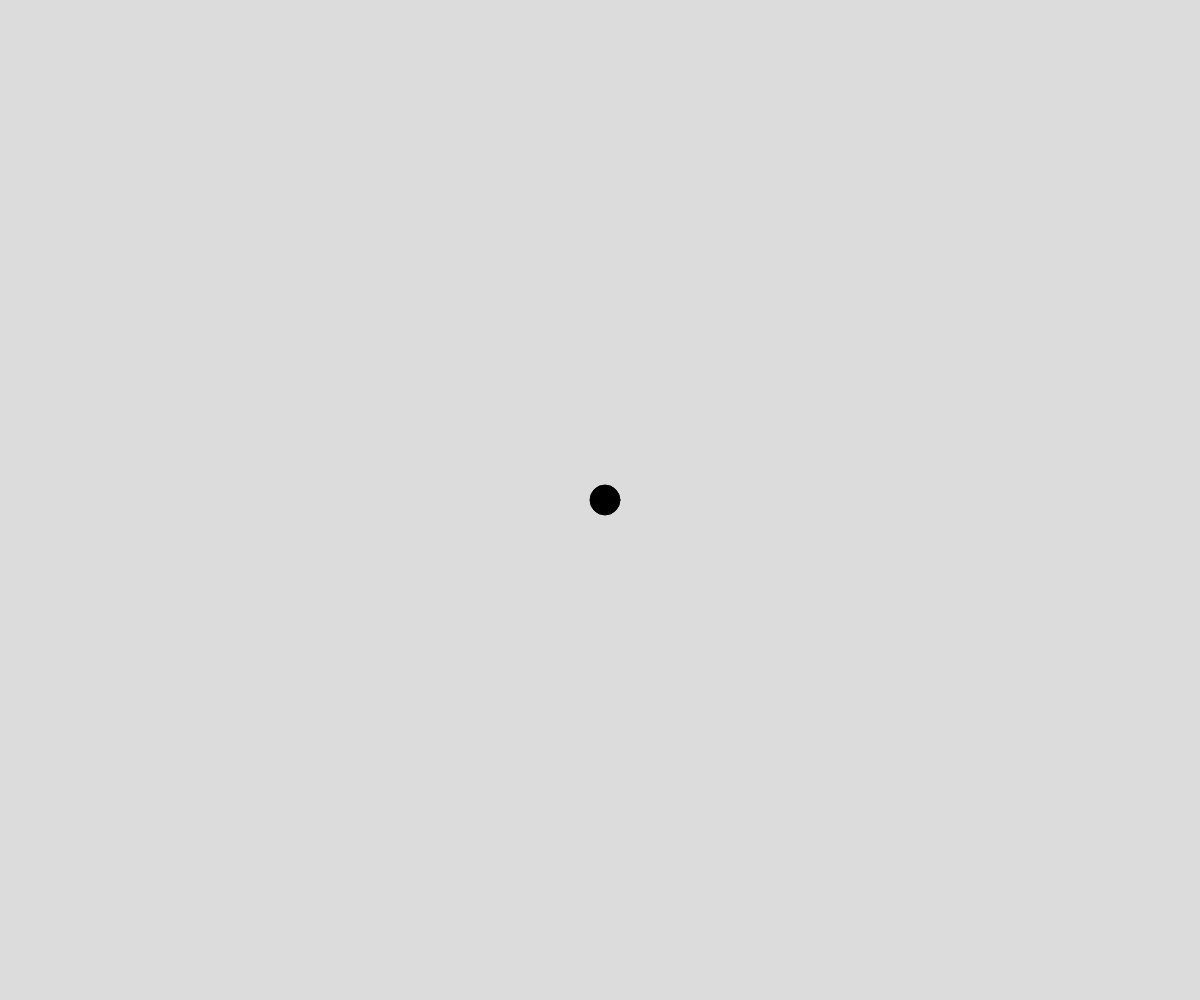
Frame 1 (no input)
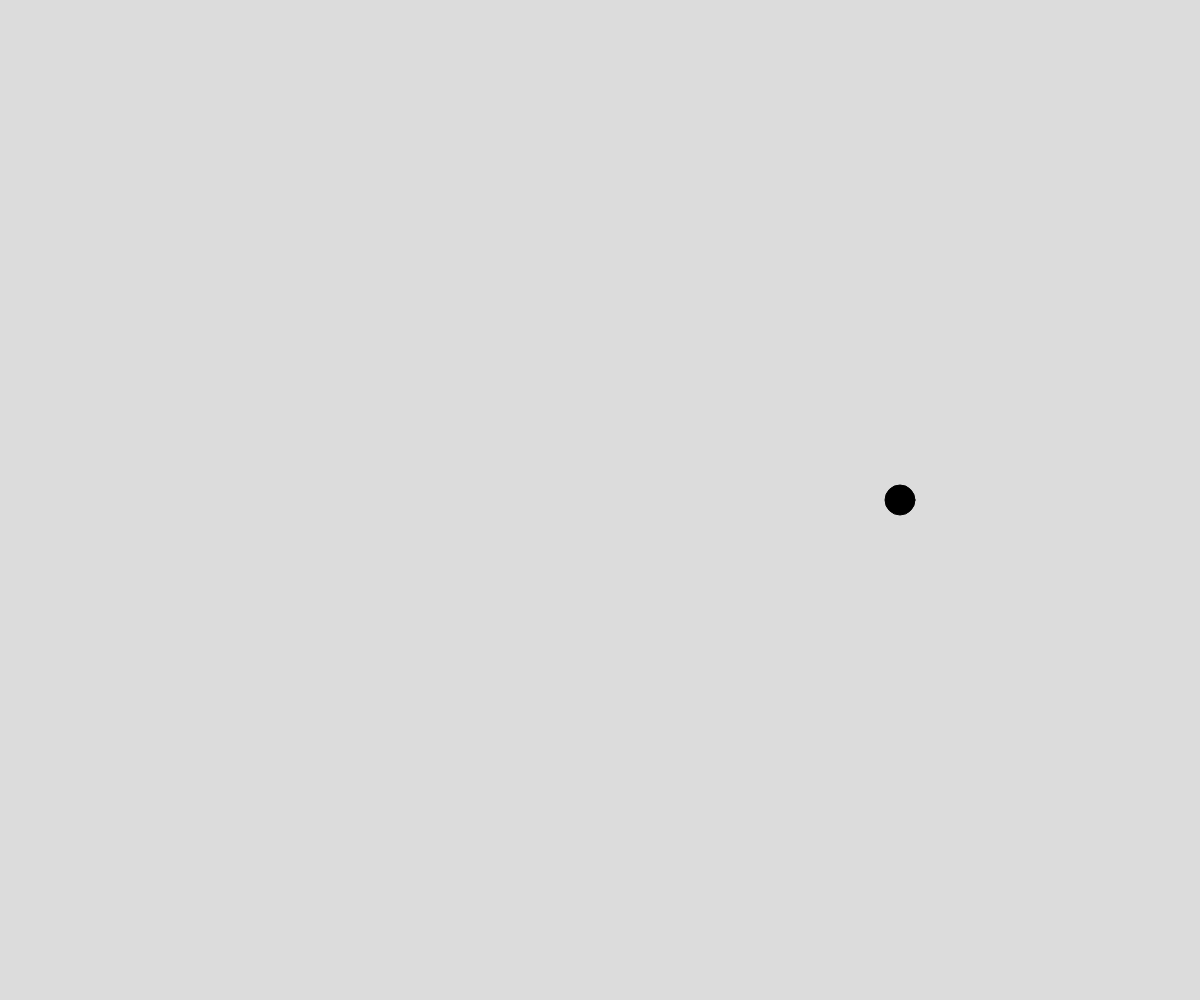
Frame 60 (no input)
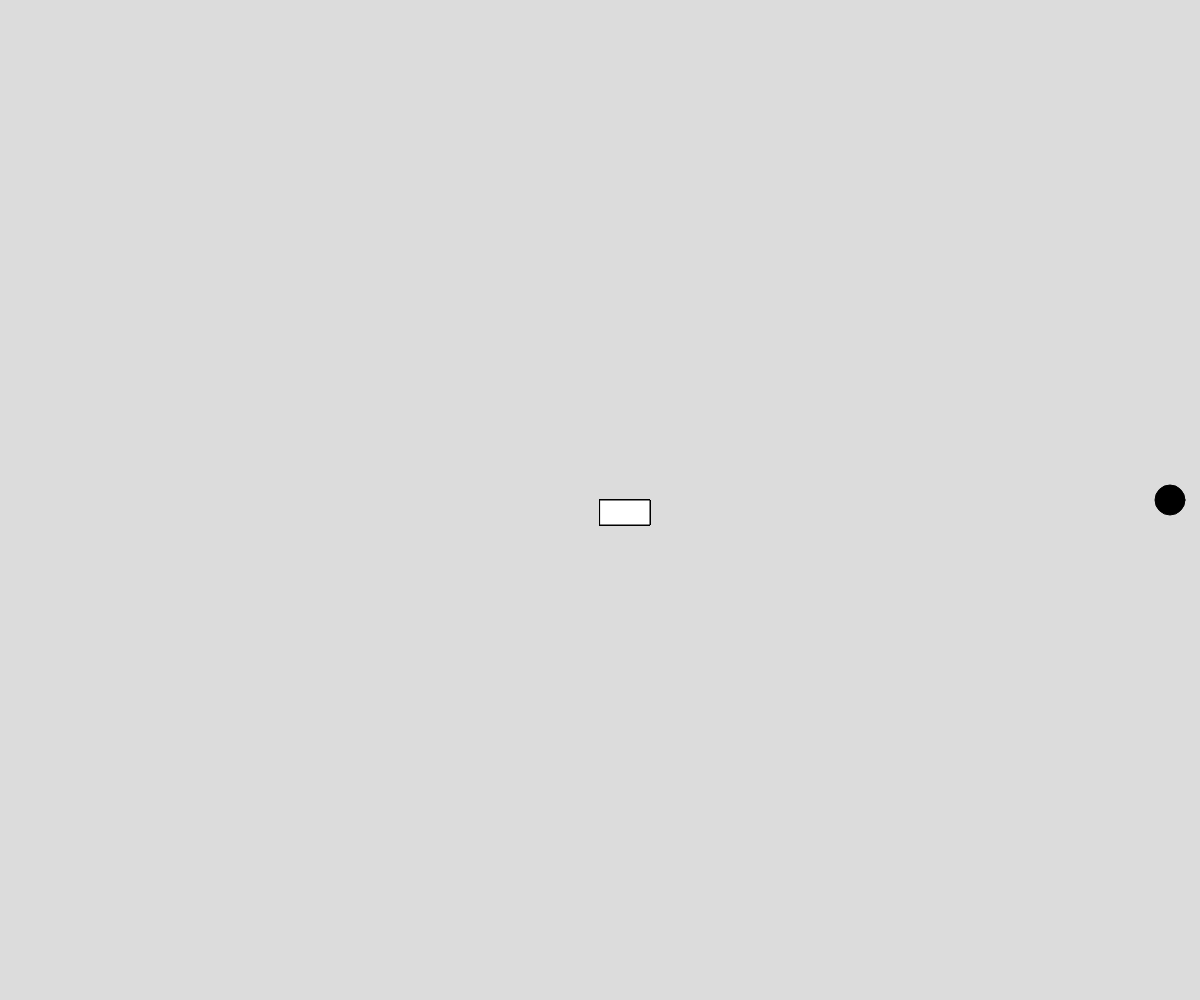
Frame 120 (the mouse pressed at the canvas centre since frame 60)

The p5.js sketch that drew these frames (run headless with seeded random() and noise() and a simulated clock; from frame 60 on, the mouse is pressed at the canvas centre):

// p5.js sketch
// ── sketch.js
// Colors and Canvases
// Udaey
// Sept 13, 2023
//Playing around with colors and layers

//Global Variable
let ballX, xSpeed=5, ballSize=30, overlay, colorA, colorB;

function setup() {
  createCanvas(windowWidth, windowHeight);
  overlay=createGraphics(width,height);
  ballX=width/2;
  colorA = color(200,100,0);
  colorB = color("yellow");
}

function mouseRectangle(){
  if (mouseIsPressed){
    overlay.rect(mouseX, mouseY, 50, 25);
  }
  if (keyIsPressed){
    if(key==="a") overlay.fill(colorA);
    if(key==="b") overlay.fill(colorB);
  }
  image(overlay, 0, 0);
}
function draw() {
  background(220);
  drawAndMoveBall();
  mouseRectangle();
}
function drawAndMoveBall(){
  ballX = ballX + xSpeed;
  if (ballX+ballSize/2 >= width || ballX-ballSize/2 <= 0) {
    xSpeed *=-1;
  }
  fill(0);
  circle(ballX, height/2, ballSize);

}
